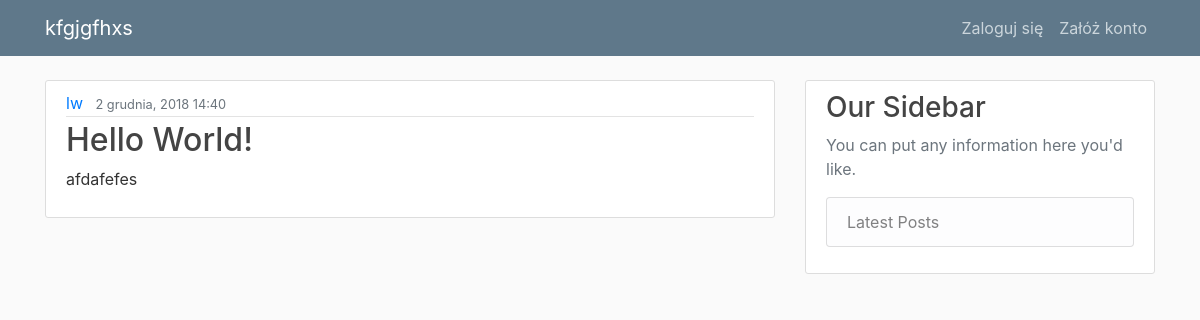
Screenshot of /post/11/ with the database file from the repository.
### blog/models.py (models this page shows, shortened)
class Post(models.Model):
    title = models.CharField(max_length=100)
    content = models.TextField()
    date_posted = models.DateTimeField(default=timezone.now)
    author = models.ForeignKey(User, on_delete=models.CASCADE)
    class Meta:
        ordering = ['-date_posted']

### blog/views.py (the view)
# urls.py: path('post/<int:pk>/', PostDetailView.as_view(), name='post-detail'),
class PostDetailView(DetailView):
    model = Post

### blog/templates/blog/post_detail.html (shortened to what this page needs)
{% extends "blog/index.html" %}
{% block content %}
  <article class="media content-section">
    <div class="media-body">
      <div class="article-metadata">
        <a class="mr-2" href="{% url 'users:user' object.author.id %}">{{ object.author }}</a>
        <small class="text-muted">{{ object.date_posted|date:"j E, Y G:i" }}</small>
      </div>
      <h2 class="article-title">{{ object.title }}</h2>
      <p class="article-content">{{ object.content }}</p>
    </div>
  </article>
{% endblock content %}

### blog/static/blog/main.css (style rules this page uses)
body { background: #fafafa; color: #333333; margin-top: 5rem; }
h1, h2, h3, h4, h5, h6 { color: #444444; }
.content-section { background: #ffffff; padding: 10px 20px; border: 1px solid #dddddd; border-radius: 3px; margin-bottom: 20px; }
.article-title { color: #444444; }
.article-content { white-space: pre-line; }
.article-metadata { padding-bottom: 1px; margin-bottom: 4px; border-bottom: 1px solid #e3e3e3 }

### rows the page displays
Post: author "lw", date_posted "2 grudnia, 2018 14:40", title "Hello World!", content "afdafefes"
